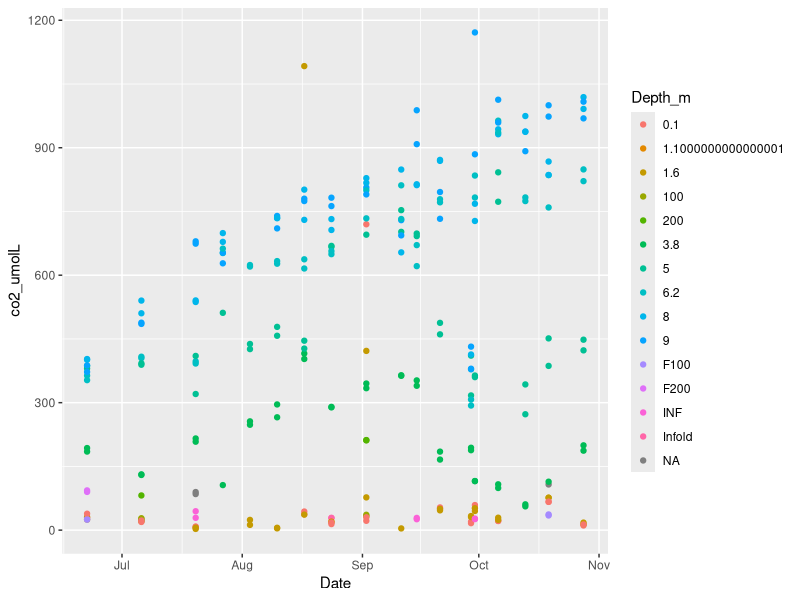
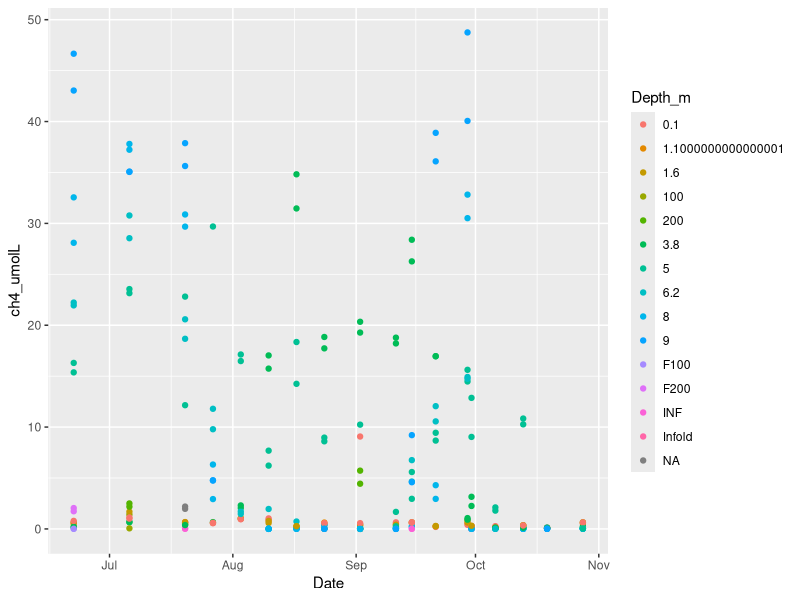

The R source for these figures, in order:
## ---- chunk 1
knitr::opts_chunk$set(echo = TRUE)
library(tidyverse)
library(readxl)
## ---- chunk 2
ghgs <- read_excel("../GHG_MEGA_GC_SHEET_EXCEL_2020 (1) (3).xlsx", sheet = 2, skip = 6)

colnames(ghgs)[1:4] <- c("Date","Depth_m","Res","Rep")
colnames(ghgs)[13:14] <- c("ch4_umolL","co2_umolL")

ghgs%>%
  filter(Res == "FCR")%>%
  ggplot(aes(x = Date, y = co2_umolL, color = Depth_m))+
  geom_point()

ghgs%>%
  filter(Res == "FCR")%>%
  ggplot(aes(x = Date, y = ch4_umolL, color = Depth_m))+
  geom_point()
